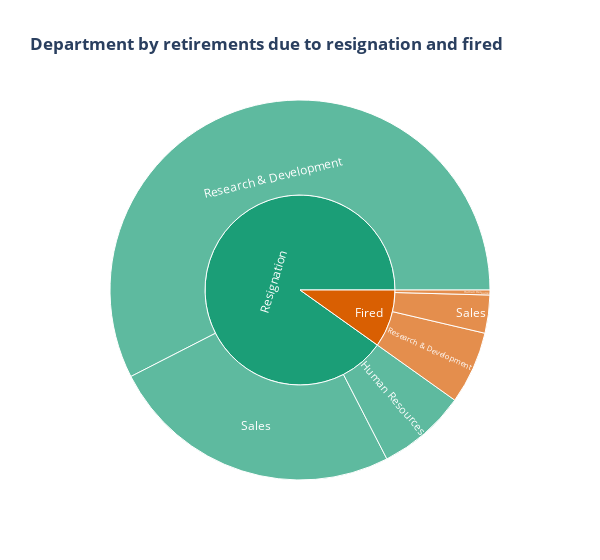

Notebook code cell kept with this figure:
### Code cell
#¿Cuál es el departamento con mas retiros por renuncias y despidos en la empresa?
base = df_GR.groupby([df_GR['retirementType'], 'Department'])[['EmployeeID']].count().rename(columns = {'EmployeeID': 'Total retired employees'}).reset_index()
fig = px.sunburst(base, path=['retirementType', 'Department' ], values='Total retired employees', title= '<b>Department by retirements due to resignation and fired<b>', 
color_discrete_sequence=px.colors.qualitative.Dark2, width=600)

fig.show()

### Figure 1 — Plotly figure (JSON) as saved in the notebook; plotly's stock layout.template omitted (floating-point values rounded to 4 significant figures)
{"data": [{"branchvalues": "total", "domain": {"x": [0, 1], "y": [0, 1]}, "hovertemplate": "labels=%{label}<br>Total retired employees=%{value}<br>parent=%{parent}<br>id=%{id}<extra></extra>", "ids": ["Fired/Human Resources", "Resignation/Human Resources", "Fired/Research & Development", "Resignation/Research & Development", "Fired/Sales", "Resignation/Sales", "Fired", "Resignation"], "labels": ["Human Resources", "Human Resources", "Research & Development", "Research & Development", "Sales", "Sales", "Fired", "Resignation"], "name": "", "parents": ["Fired", "Resignation", "Fired", "Resignation", "Fired", "Resignation", "", ""], "type": "sunburst", "values": [3, 54, 44, 409, 23, 178, 70, 641]}], "layout": {"legend": {"tracegroupgap": 0}, "sunburstcolorway": ["rgb(27,158,119)", "rgb(217,95,2)", "rgb(117,112,179)", "rgb(231,41,138)", "rgb(102,166,30)", "rgb(230,171,2)", "rgb(166,118,29)", "rgb(102,102,102)"], "title": {"text": "<b>Department by retirements due to resignation and fired<b>"}, "width": 600}}
